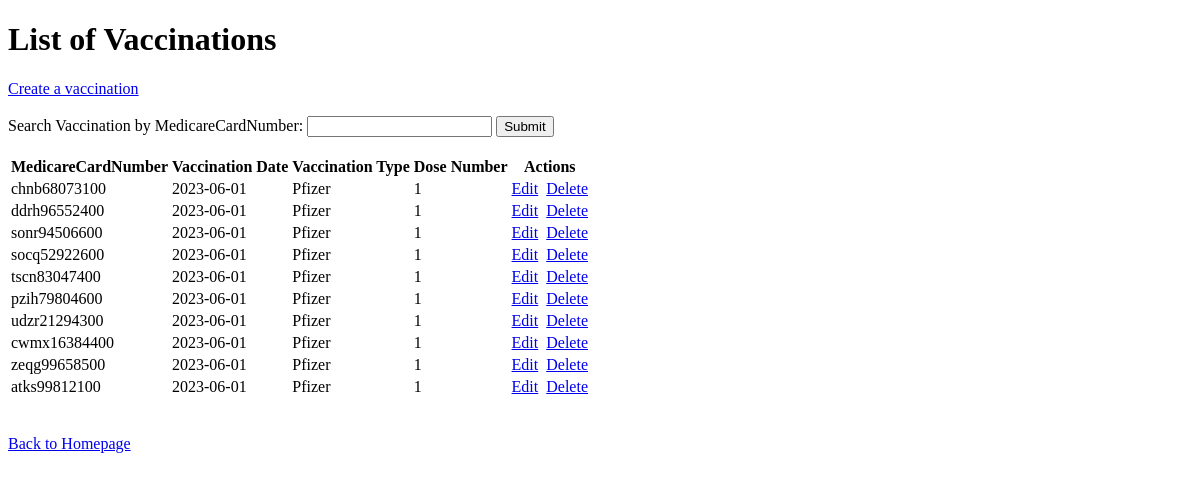
The app's page /php/vaccination/index.php, older data.
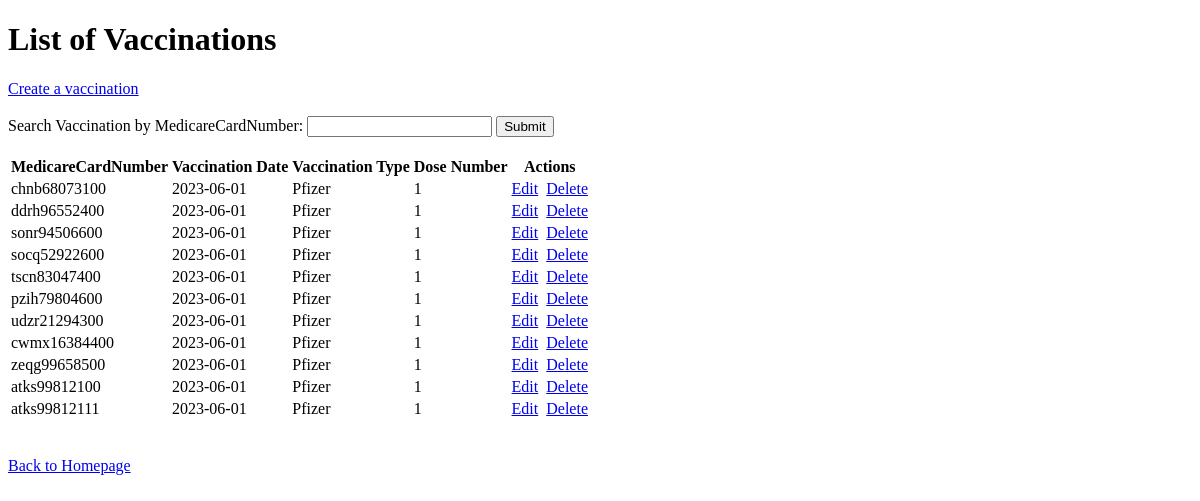
The same page, newer data.
### tables this page shows
CREATE TABLE Vaccinations(
    MedicareCardNumber char(12) NOT NULL,
    `Date` Date,
    `Type` VARCHAR(255),
    DoseNumber int,
    FOREIGN KEY (MedicareCardNumber) REFERENCES Persons(MedicareCardNumber)
);

### php/vaccination/vaccination-r.php (the view)
<?php
require_once '../database.php';
$sql = 'SELECT v.MedicareCardNumber, v.Date, v.Type, v.DoseNumber  FROM Vaccinations v;';
$stmt = $conn->prepare($sql);
$stmt->execute();
?>
<form action="./vaccination-r-one.php">
  Search Vaccination by MedicareCardNumber: <input type="text" name="MedicareCardNumber">
  <input type="submit">
</form>
<br>
<table>
  <thead>
      <tr>
        <th>MedicareCardNumber</th>
        <th>Vaccination Date</th>
        <th>Vaccination Type</th>
        <th>Dose Number</th>
        <th>Actions</th>
  </thead>
  <tbody>
    <?php  while($row = $stmt->fetch(PDO::FETCH_ASSOC, PDO::FETCH_ORI_NEXT)) { ?>
    <tr>
      <td><?= $row["MedicareCardNumber"] ?></td>
      <td><?= $row["Date"] ?></td>
      <td><?= $row["Type"] ?></td>
      <td><?= $row["DoseNumber"] ?></td>
      <td>
        <a href="./edit-view.php?MedicareCardNumber=<?= $row["MedicareCardNumber"] ?>">Edit</a>&nbsp;
        <a href="./vaccination-d.php?MedicareCardNumber=<?= $row["MedicareCardNumber"] ?>">Delete</a>
      </td>
    </tr>
    <?php  } ?>
  </tbody>
</table>
    <br>

Row changes from the older to the newer data that the page shows:
added vaccinations: MedicareCardNumber "atks99812111", Date "2023-06-01", Type "Pfizer", DoseNumber "1"
